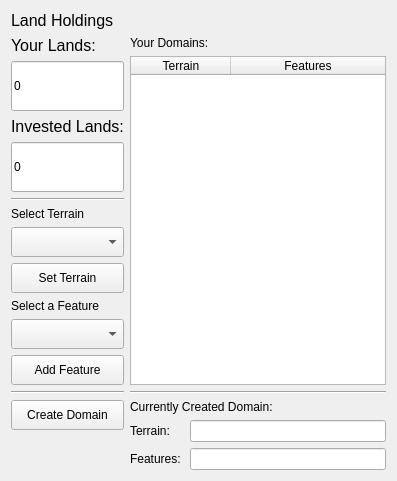
             <widget class="QWidget" name="page_7">
              <layout class="QVBoxLayout" name="verticalLayout_15">
               <item>
                <widget class="QLabel" name="label_9">
                 <property name="font">
                  <font>
                   <pointsize>12</pointsize>
                  </font>
                 </property>
                 <property name="text">
                  <string>Land Holdings</string>
                 </property>
                </widget>
               </item>
               <item>
                <layout class="QHBoxLayout" name="horizontalLayout_8">
                 <item>
                  <layout class="QVBoxLayout" name="verticalLayout_17">
                   <item>
                    <widget class="QLabel" name="label_15">
                     <property name="font">
                      <font>
                       <pointsize>12</pointsize>
                      </font>
                     </property>
                     <property name="text">
                      <string>Your Lands:</string>
                     </property>
                    </widget>
                   </item>
                   <item>
                    <widget class="QLineEdit" name="step4LandsLine">
                     <property name="sizePolicy">
                      <sizepolicy hsizetype="Minimum" vsizetype="Fixed">
                       <horstretch>0</horstretch>
                       <verstretch>0</verstretch>
                      </sizepolicy>
                     </property>
                     <property name="minimumSize">
                      <size>
                       <width>0</width>
                       <height>50</height>
                      </size>
                     </property>
                     <property name="text">
                      <string>0</string>
                     </property>
                     <property name="readOnly">
                      <bool>true</bool>
                     </property>
                    </widget>
                   </item>
                   <item>
                    <widget class="QLabel" name="label_17">
                     <property name="font">
                      <font>
                       <pointsize>12</pointsize>
                      </font>
                     </property>
                     <property name="text">
                      <string>Invested Lands:</string>
                     </property>
                    </widget>
                   </item>
                   <item>
                    <widget class="QLineEdit" name="step4InvLandsLine">
                     <property name="sizePolicy">
                      <sizepolicy hsizetype="Minimum" vsizetype="Fixed">
                       <horstretch>0</horstretch>
                       <verstretch>0</verstretch>
                      </sizepolicy>
                     </property>
                     <property name="minimumSize">
                      <size>
                       <width>0</width>
                       <height>50</height>
                      </size>
                     </property>
                     <property name="text">
                      <string>0</string>
                     </property>
                     <property name="readOnly">
                      <bool>true</bool>
                     </property>
                    </widget>
                   </item>
                   <item>
                    <widget class="Line" name="line_3">
                     <property name="orientation">
                      <enum>Qt::Horizontal</enum>
                     </property>
                    </widget>
                   </item>
                   <item>
                    <widget class="QLabel" name="label_18">
                     <property name="text">
                      <string>Select Terrain</string>
                     </property>
                    </widget>
                   </item>
                   <item>
                    <widget class="QComboBox" name="step4TerrainComboBox">
                     <property name="minimumSize">
                      <size>
                       <width>0</width>
                       <height>30</height>
                      </size>
                     </property>
                    </widget>
                   </item>
                   <item>
                    <widget class="QPushButton" name="step4SetTerrainButton">
                     <property name="minimumSize">
                      <size>
                       <width>0</width>
                       <height>30</height>
                      </size>
                     </property>
                     <property name="text">
                      <string>Set Terrain</string>
                     </property>
                    </widget>
                   </item>
                   <item>
                    <widget class="QLabel" name="label_22">
                     <property name="text">
                      <string>Select a Feature</string>
                     </property>
                    </widget>
                   </item>
                   <item>
                    <widget class="QComboBox" name="step4FeatureComboBox">
                     <property name="minimumSize">
                      <size>
                       <width>0</width>
                       <height>30</height>
                      </size>
                     </property>
                    </widget>
                   </item>
                   <item>
                    <widget class="QPushButton" name="step4AddFeatureButton">
                     <property name="minimumSize">
                      <size>
                       <width>0</width>
                       <height>30</height>
                      </size>
                     </property>
                     <property name="text">
                      <string>Add Feature</string>
                     </property>
                    </widget>
                   </item>
                   <item>
                    <widget class="Line" name="line_4">
                     <property name="orientation">
                      <enum>Qt::Horizontal</enum>
                     </property>
                    </widget>
                   </item>
                   <item>
                    <widget class="QPushButton" name="step4CreateDomainButton">
                     <property name="minimumSize">
                      <size>
                       <width>0</width>
                       <height>30</height>
                      </size>
                     </property>
                     <property name="text">
                      <string>Create Domain</string>
                     </property>
                    </widget>
                   </item>
                   <item>
                    <spacer name="verticalSpacer_4">
                     <property name="orientation">
                      <enum>Qt::Vertical</enum>
                     </property>
                     <property name="sizeHint" stdset="0">
                      <size>
                       <width>20</width>
                       <height>40</height>
                      </size>
                     </property>
                    </spacer>
                   </item>
                  </layout>
                 </item>
                 <item>
                  <layout class="QVBoxLayout" name="verticalLayout_16">
                   <item>
                    <widget class="QLabel" name="label_16">
                     <property name="text">
                      <string>Your Domains:</string>
                     </property>
                    </widget>
                   </item>
                   <item>
                    <widget class="QTableWidget" name="step4DomainsTable">
                     <property name="editTriggers">
                      <set>QAbstractItemView::NoEditTriggers</set>
                     </property>
                     <attribute name="horizontalHeaderStretchLastSection">
                      <bool>true</bool>
                     </attribute>
                     <column>
                      <property name="text">
                       <string>Terrain</string>
                      </property>
                     </column>
                     <column>
                      <property name="text">
                       <string>Features</string>
                      </property>
                     </column>
                    </widget>
                   </item>
                   <item>
                    <widget class="Line" name="line_5">
                     <property name="orientation">
                      <enum>Qt::Horizontal</enum>
                     </property>
                    </widget>
                   </item>
                   <item>
                    <widget class="QLabel" name="label_23">
                     <property name="text">
                      <string>Currently Created Domain:</string>
                     </property>
                    </widget>
                   </item>
                   <item>
                    <layout class="QFormLayout" name="formLayout">
                     <item row="1" column="1">
                      <widget class="QLineEdit" name="step4FeaturesLine">
                       <property name="readOnly">
                        <bool>true</bool>
                       </property>
                      </widget>
                     </item>
                     <item row="0" column="1">
                      <widget class="QLineEdit" name="step4TerrainLine">
                       <property name="readOnly">
                        <bool>true</bool>
                       </property>
                      </widget>
                     </item>
                     <item row="0" column="0">
                      <widget class="QLabel" name="label_25">
                       <property name="text">
                        <string>Terrain: </string>
                       </property>
                      </widget>
                     </item>
                     <item row="1" column="0">
                      <widget class="QLabel" name="label_26">
                       <property name="text">
                        <string>Features: </string>
                       </property>
                      </widget>
                     </item>
                    </layout>
                   </item>
                  </layout>
                 </item>
                </layout>
               </item>
              </layout>
             </widget>
